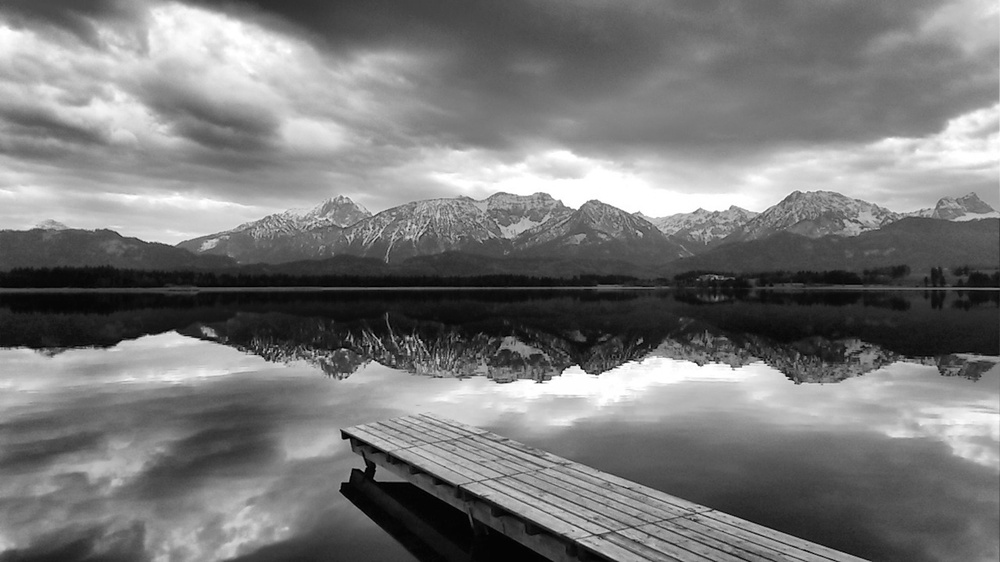
#> input picture blackk.jpg, 1000 x 562 px, shrunk from 1984 x 1116 before the run
$ python labsheet4.py
#> lines starting #> are read from the running program, lines starting #| are printed output that depends on the picture; after the words box and inside, x2 and y2 are one past the last pixel; in counts of white or black regions, pixels touching at a corner belong together
import cv2
import numpy as np
import matplotlib.pyplot as plt

# 1. Load image
img = cv2.imread("blackk.jpg", cv2.IMREAD_GRAYSCALE)
#> img is the input picture: shape (562, 1000); min 0, max 255, mean 120.7

if img is None:
    raise FileNotFoundError("Image not found. Check the image path.")

# Convert image to float for Fourier processing
img_float = np.float32(img)

# 2. Compute 2-D Fourier Transform
dft = np.fft.fft2(img_float)

# Shift zero frequency component to the center
dft_shift = np.fft.fftshift(dft)

# 3. Compute magnitude spectrum
magnitude_spectrum = 20 * np.log(np.abs(dft_shift) + 1)
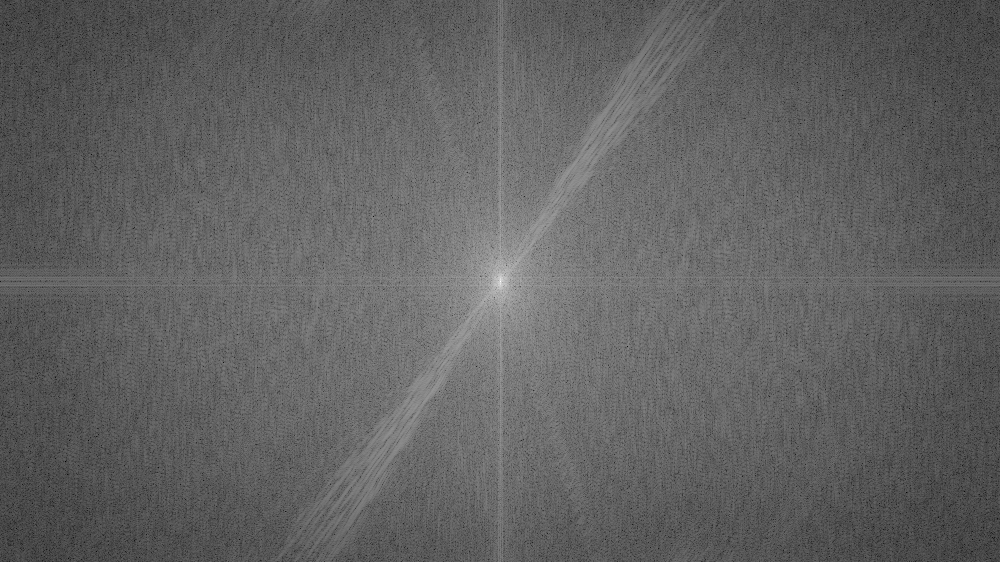
#> magnitude_spectrum: shape (562, 1000) float64; min 33.96, max 360.7, mean 159.5; drawn with min black and max white

# Normalize magnitude spectrum for display
magnitude_spectrum = cv2.normalize(
    magnitude_spectrum, None, 0, 255, cv2.NORM_MINMAX
).astype(np.uint8)

# Image dimensions and center
rows, cols = img.shape
#> rows = 562; cols = 1000
crow, ccol = rows // 2, cols // 2
#> crow = 281; ccol = 500

# Filter radius
radius = 30

# 4. Create Low-Pass Filter
low_pass = np.zeros((rows, cols), dtype=np.float32)
cv2.circle(low_pass, (ccol, crow), radius, 1, -1)
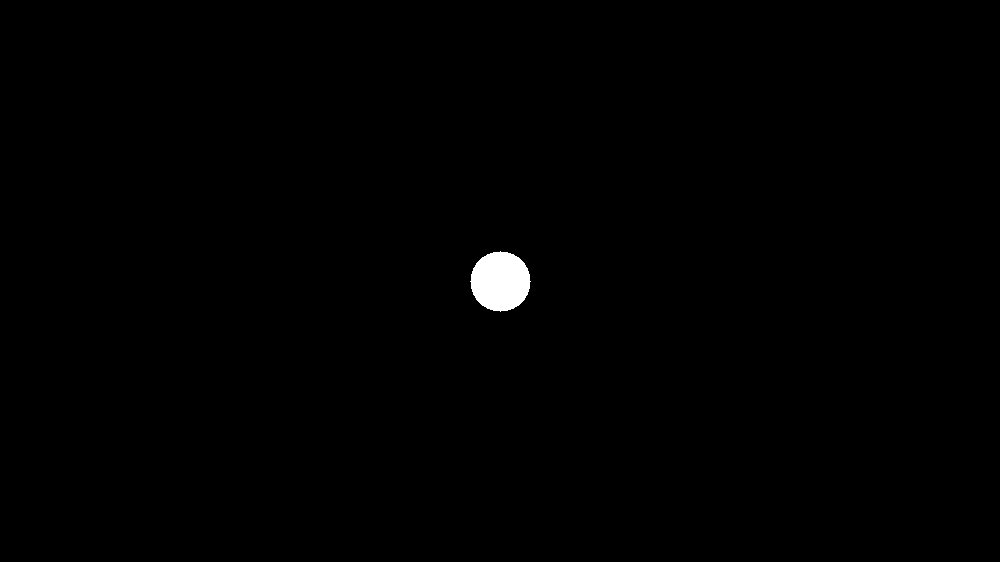
#> low_pass: shape (562, 1000) float32; values 0 (black) and 1 (white), 0.5% white; 1 white region, box (x1, y1, x2, y2) and area: (470, 251, 531, 312) 2821

# 5. Create High-Pass Filter
high_pass = 1 - low_pass

# 6. Apply filters in frequency domain
low_pass_dft = dft_shift * low_pass
high_pass_dft = dft_shift * high_pass

# 7. Inverse Fourier Transform - Low Pass
low_pass_ishift = np.fft.ifftshift(low_pass_dft)
low_pass_img = np.fft.ifft2(low_pass_ishift)

# Take real part
low_pass_img = np.real(low_pass_img)
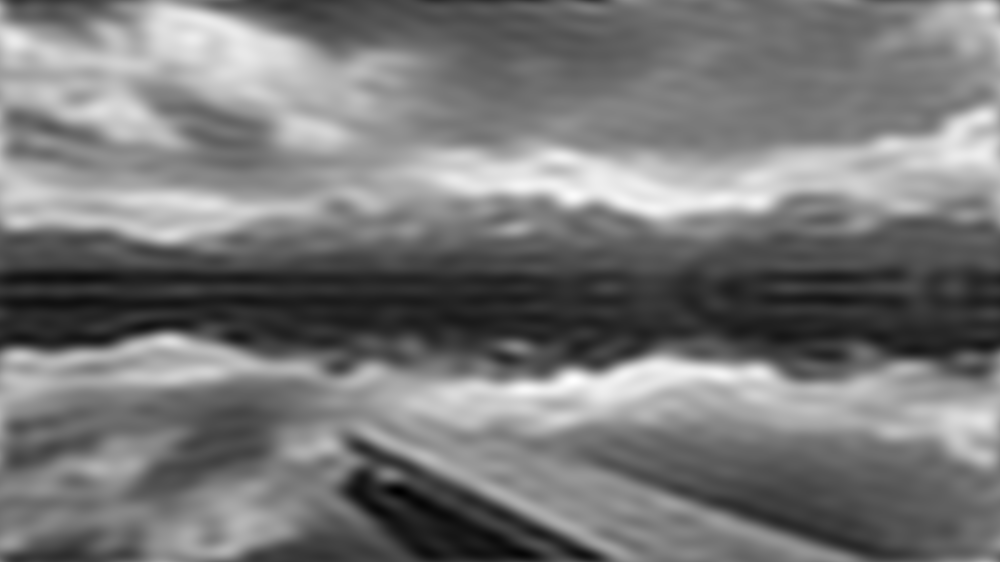
#> low_pass_img: shape (562, 1000) float64; min -20.91, max 279.8, mean 120.7; drawn with min black and max white

# 8. Inverse Fourier Transform - High Pass
high_pass_ishift = np.fft.ifftshift(high_pass_dft)
high_pass_img = np.fft.ifft2(high_pass_ishift)

# Take real part
high_pass_img = np.real(high_pass_img)
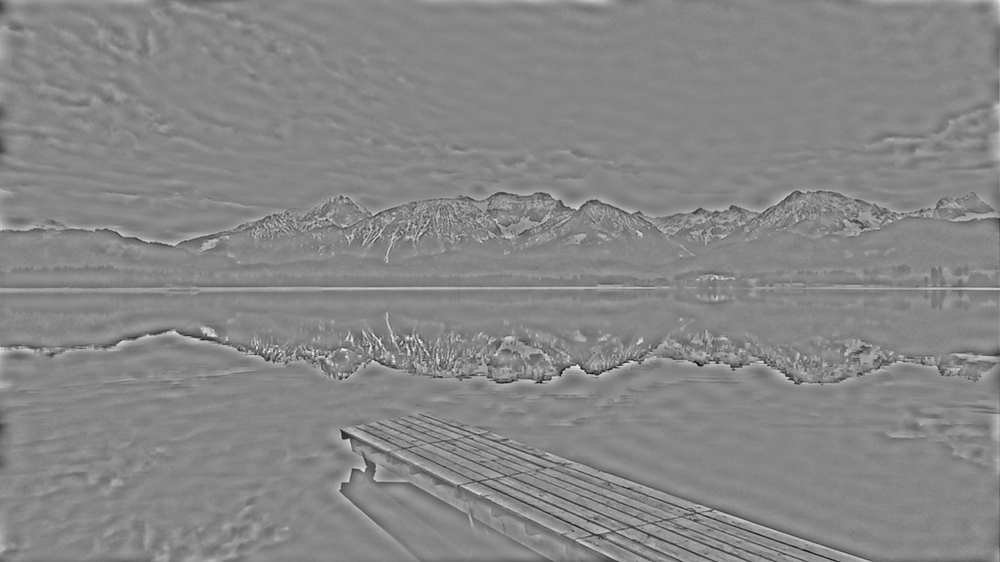
#> high_pass_img: shape (562, 1000) float64; min -159, max 141.6, mean 0; drawn with min black and max white

# Normalize results for display
low_pass_display = cv2.normalize(
    low_pass_img, None, 0, 255, cv2.NORM_MINMAX
).astype(np.uint8)

# High-pass image contains positive and negative values,
# so shift/normalize it for visualization
high_pass_display = cv2.normalize(
    high_pass_img, None, 0, 255, cv2.NORM_MINMAX
).astype(np.uint8)

# Convert filters to uint8 for display
low_pass_display_filter = (low_pass * 255).astype(np.uint8)
high_pass_display_filter = (high_pass * 255).astype(np.uint8)

# 9. Display results
plt.figure(figsize=(12, 8))

plt.subplot(2, 3, 1)
plt.imshow(img, cmap="gray")
plt.title("Original Image")
plt.axis("off")

plt.subplot(2, 3, 2)
plt.imshow(magnitude_spectrum, cmap="gray")
plt.title("Magnitude Spectrum")
plt.axis("off")

plt.subplot(2, 3, 3)
plt.imshow(low_pass_display_filter, cmap="gray")
plt.title("Low-Pass Filter")
plt.axis("off")

plt.subplot(2, 3, 4)
plt.imshow(low_pass_display, cmap="gray")
plt.title("Low-Pass Filtered Image")
plt.axis("off")

plt.subplot(2, 3, 5)
plt.imshow(high_pass_display_filter, cmap="gray")
plt.title("High-Pass Filter")
plt.axis("off")

plt.subplot(2, 3, 6)
plt.imshow(high_pass_display, cmap="gray")
plt.title("High-Pass Filtered Image")
plt.axis("off")

plt.tight_layout()
plt.show()
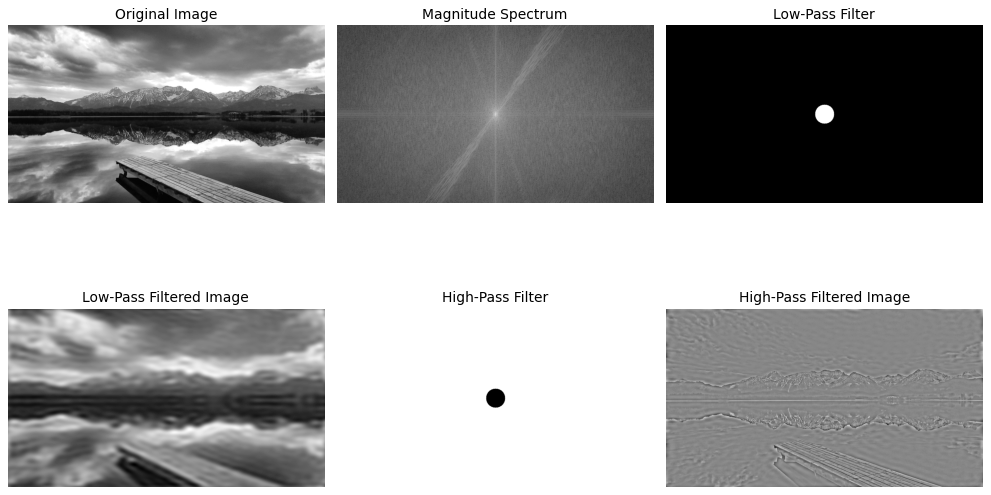
#> figure drawn by matplotlib, 6 panels

$ run again, with colourful.jpeg copied over blackk.jpg
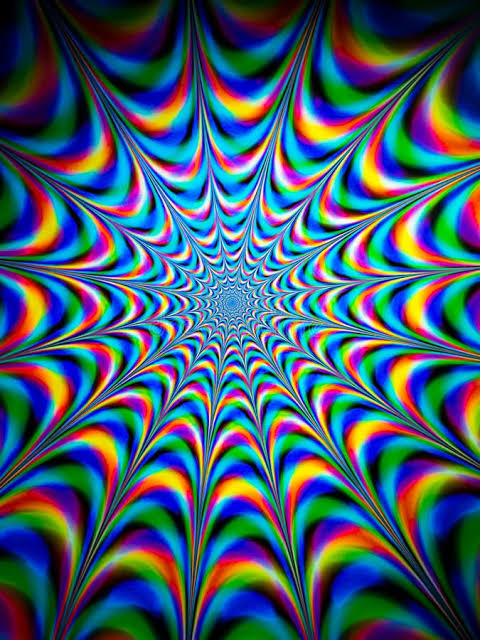
#> input picture colourful.jpeg, 480 x 640 px
#> `cv2.circle(low_pass, (ccol, crow), radius, 1, -1)`:
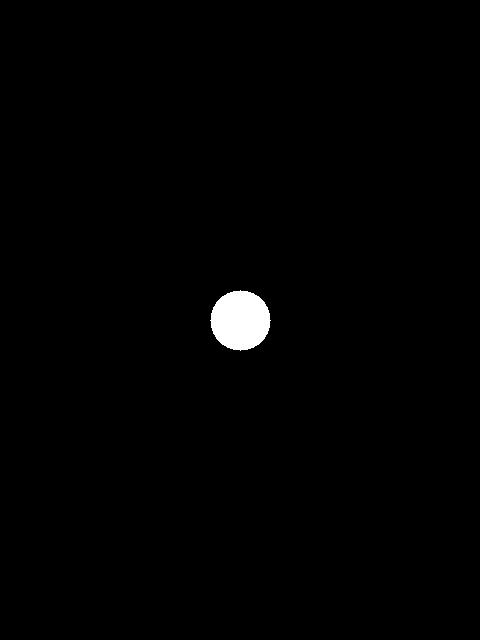
#> low_pass: shape (640, 480) float32; values 0 (black) and 1 (white), 0.92% white; 1 white region, box (x1, y1, x2, y2) and area: (210, 290, 271, 351) 2821
#> `high_pass_img = np.real(high_pass_img)`:
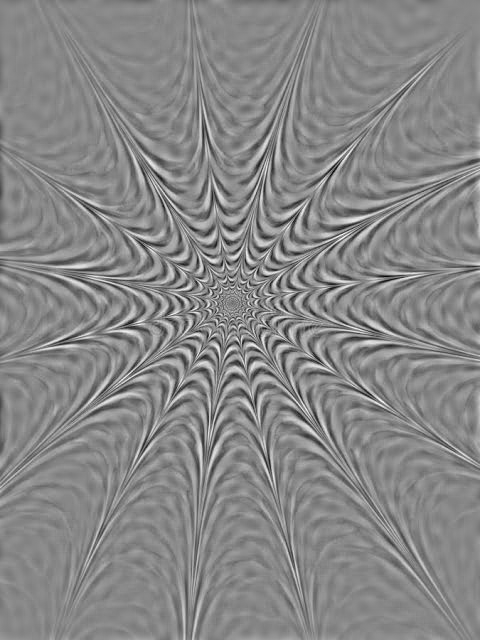
#> high_pass_img: shape (640, 480) float64; min -163.6, max 144.1, mean 0; drawn with min black and max white

$ run again, with mountain.webp saved as blackk.jpg
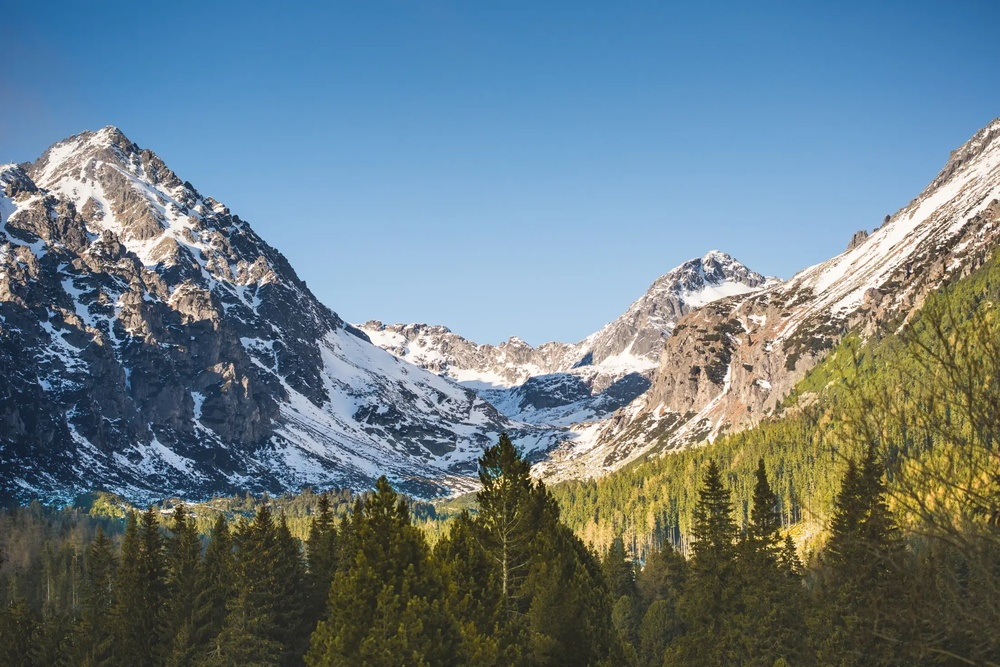
#> input picture mountain.webp, 1000 x 667 px, shrunk from 2210 x 1473 before the run
#> low_pass: shape (667, 1000) float32; values 0 (black) and 1 (white), 0.42% white; 1 white region, box (x1, y1, x2, y2) and area: (470, 303, 531, 364) 2821
#> `low_pass_img = np.real(low_pass_img)`:
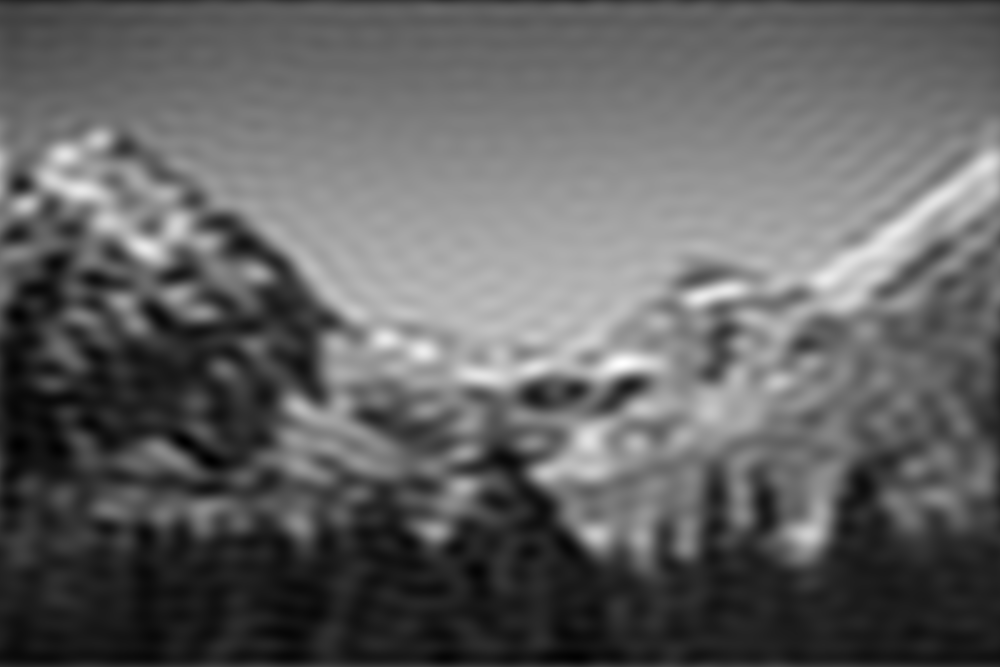
#> low_pass_img: shape (667, 1000) float64; min 26.99, max 268.5, mean 119.8; drawn with min black and max white
#> `high_pass_img = np.real(high_pass_img)`:
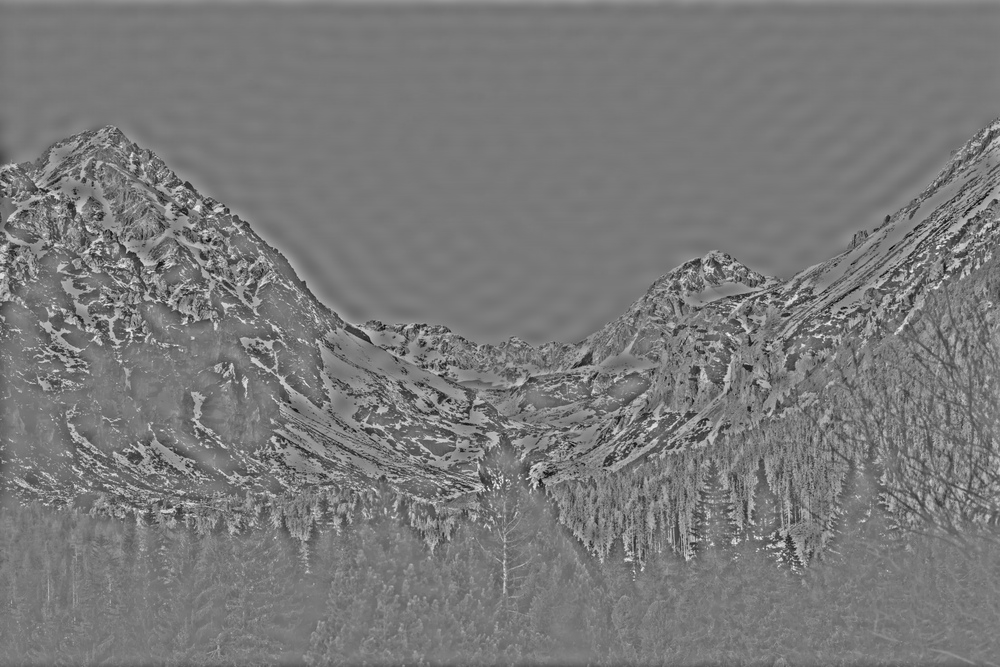
#> high_pass_img: shape (667, 1000) float64; min -151.8, max 166.6, mean 0; drawn with min black and max white
